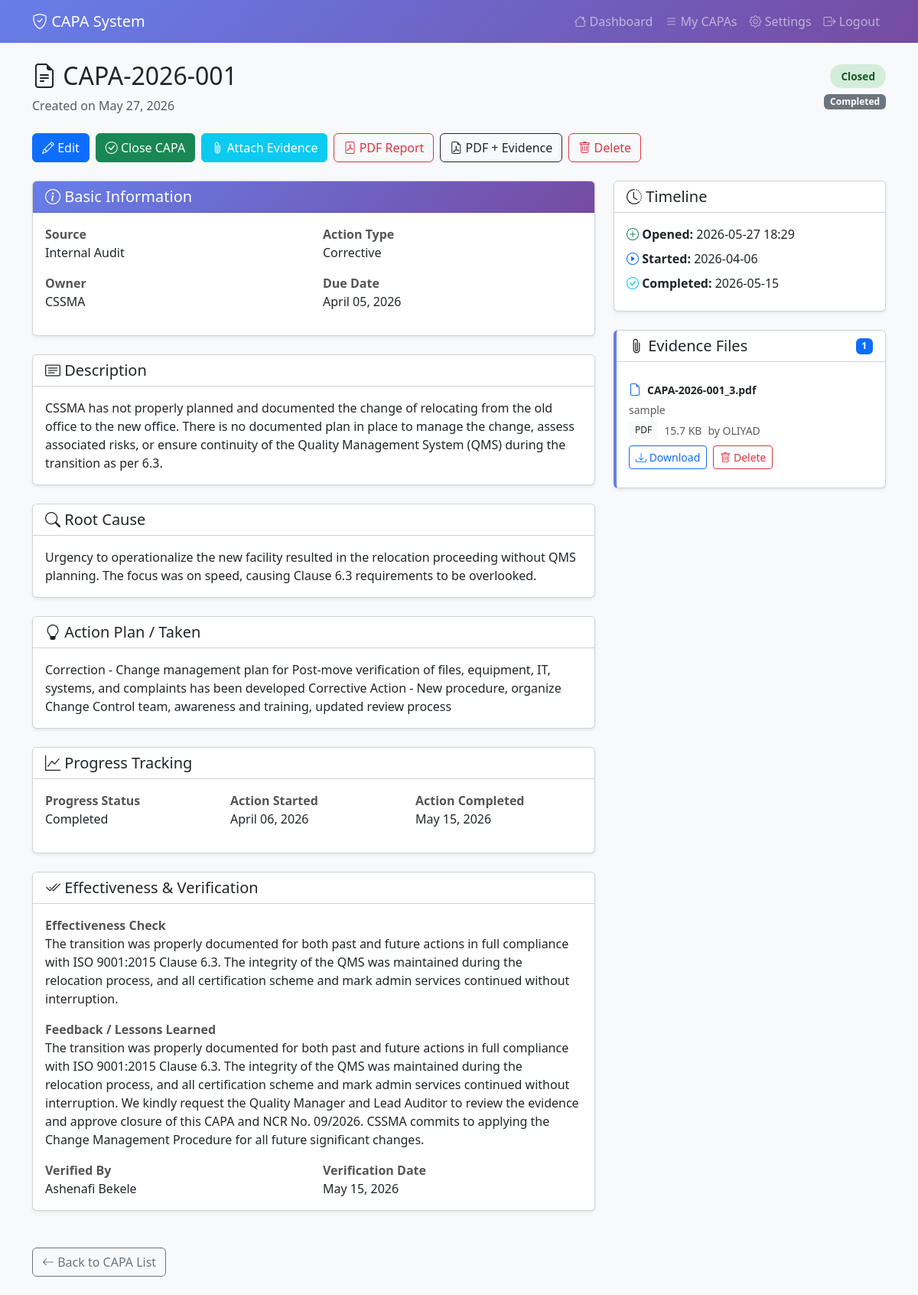
/capa/1 (signed in), run on the app's committed database.
### models.py (models this page shows)
class CAPA(db.Model):
    id = db.Column(db.Integer, primary_key=True)
    capa_id = db.Column(db.String(20), unique=True, nullable=False)
    source = db.Column(db.String(50))
    description = db.Column(db.Text)
    root_cause = db.Column(db.Text)
    action_type = db.Column(db.String(20))
    owner = db.Column(db.String(100))
    due_date = db.Column(db.Date)
    action_taken = db.Column(db.Text)
    progress_status = db.Column(db.String(50), default='Not Started')
    status = db.Column(db.String(50), default='Open')
    date_opened = db.Column(db.DateTime, default=datetime.utcnow)
    date_closed = db.Column(db.DateTime)
    action_started_date = db.Column(db.Date)
    action_completed_date = db.Column(db.Date)
    effectiveness_check = db.Column(db.Text)
    feedback = db.Column(db.Text)
    verified_by = db.Column(db.String(100))
    verification_date = db.Column(db.Date)
    user_id = db.Column(db.Integer, db.ForeignKey('user.id'))
    evidence_files = db.relationship('EvidenceFile', backref='capa', lazy=True, cascade='all, delete-orphan')
    def is_overdue(self):
        if self.due_date and self.status not in ['Closed', 'Completed']:
            return self.due_date < datetime.utcnow().date()
        return False

class EvidenceFile(db.Model):
    id = db.Column(db.Integer, primary_key=True)
    filename = db.Column(db.String(255), nullable=False)
    original_filename = db.Column(db.String(255), nullable=False)
    file_path = db.Column(db.String(500), nullable=False)
    file_size = db.Column(db.Integer)
    file_type = db.Column(db.String(100))
    description = db.Column(db.Text)
    uploaded_at = db.Column(db.DateTime, default=datetime.utcnow)
    uploaded_by = db.Column(db.String(100))
    capa_id = db.Column(db.Integer, db.ForeignKey('capa.id'), nullable=False)

### routes.py (the view)
@app.route('/capa/<int:id>')
@login_required
def capa_detail(id):
    capa = CAPA.query.filter_by(id=id, user_id=current_user.id).first_or_404()
    evidence_files = EvidenceFile.query.filter_by(capa_id=capa.id).order_by(EvidenceFile.uploaded_at.desc()).all()
    return render_template('capa_detail.html', capa=capa, evidence_files=evidence_files)

### app.py (called while the page is built)
@login_manager.user_loader
def load_user(user_id):
    from models import User
    return User.query.get(int(user_id))

### templates/capa_detail.html (shortened to what this page needs)
<!DOCTYPE html>
<html lang="en">
<head>
    <link href="https://cdn.jsdelivr.net/npm/bootstrap@5.3.0/dist/css/bootstrap.min.css" rel="stylesheet">
    <link rel="stylesheet" href="https://cdn.jsdelivr.net/npm/bootstrap-icons@1.10.0/font/bootstrap-icons.css">
</head>
<body class="bg-light">
    <nav class="navbar navbar-expand-lg navbar-dark" style="background: linear-gradient(135deg, #667eea 0%, #764ba2 100%);">
        <div class="container">
            <a class="navbar-brand" href="{{ url_for('index') }}"><i class="bi bi-shield-check"></i> CAPA System</a>
            <div class="navbar-nav ms-auto">
                <a class="nav-link" href="{{ url_for('index') }}"><i class="bi bi-house"></i> Dashboard</a>
                <a class="nav-link" href="{{ url_for('capa_list') }}"><i class="bi bi-list"></i> My CAPAs</a>
                <a class="nav-link" href="{{ url_for('settings') }}"><i class="bi bi-gear"></i> Settings</a>
                <a class="nav-link" href="{{ url_for('logout') }}"><i class="bi bi-box-arrow-right"></i> Logout</a>
            </div>
        </div>
    </nav>
    <div class="container py-4">
        <div class="d-flex justify-content-between align-items-center mb-4">
            <div>
                <h2><i class="bi bi-file-earmark-text"></i> {{ capa.capa_id }}</h2>
                <p class="text-muted mb-0">Created on {{ capa.date_opened.strftime('%B %d, %Y') }}</p>
            </div>
            <div class="text-end">
                <span class="status-badge status-{{ capa.status|lower|replace(' ', '-') }}">{{ capa.status }}</span>
                <div class="mt-2">
                    <span class="badge bg-secondary">{{ capa.progress_status }}</span>
                </div>
            </div>
        </div>
        <div class="mb-4 d-flex gap-2 flex-wrap">
            <a href="{{ url_for('capa_edit', id=capa.id) }}" class="btn btn-primary"><i class="bi bi-pencil"></i> Edit</a>
            <a href="{{ url_for('capa_close', id=capa.id) }}" class="btn btn-success"><i class="bi bi-check-circle"></i> Close CAPA</a>
            <a href="{{ url_for('upload_evidence', id=capa.id) }}" class="btn btn-info text-white"><i class="bi bi-paperclip"></i> Attach Evidence</a>
            <a href="{{ url_for('capa_pdf', id=capa.id) }}" class="btn btn-outline-danger"><i class="bi bi-file-pdf"></i> PDF Report</a>
            <a href="{{ url_for('capa_pdf_with_evidence', id=capa.id) }}" class="btn btn-outline-dark"><i class="bi bi-file-earmark-pdf"></i> PDF + Evidence</a>
            <form method="POST" action="{{ url_for('capa_delete', id=capa.id) }}" class="d-inline" onsubmit="return confirm('Are you sure you want to delete this CAPA? This action cannot be undone.');">
                <button type="submit" class="btn btn-outline-danger"><i class="bi bi-trash"></i> Delete</button>
            </form>
        </div>
        <div class="row">
            <div class="col-lg-8">
                <div class="card mb-4 shadow-sm">
                    <div class="card-header card-header-custom">
                        <h5 class="mb-0"><i class="bi bi-info-circle"></i> Basic Information</h5>
                    </div>
                    <div class="card-body">
                        <div class="row">
                            <div class="col-md-6 mb-3">
                                <div class="info-label">Source</div>
                                <div>{{ capa.source }}</div>
                            </div>
                            <div class="col-md-6 mb-3">
                                <div class="info-label">Action Type</div>
                                <div>{{ capa.action_type }}</div>
                            </div>
                            <div class="col-md-6 mb-3">
                                <div class="info-label">Owner</div>
                                <div>{{ capa.owner }}</div>
                            </div>
                            <div class="col-md-6 mb-3">
                                <div class="info-label">Due Date</div>
                                <div>
                                    {% if capa.due_date %}
                                        {{ capa.due_date.strftime('%B %d, %Y') }}
                                    {% else %}
                                        <span class="text-muted">Not set</span>
                                    {% endif %}
                                </div>
                            </div>
                        </div>
                    </div>
                </div>
                <div class="card mb-4 shadow-sm">
                    <div class="card-header bg-white">
                        <h5 class="mb-0"><i class="bi bi-card-text"></i> Description</h5>
                    </div>
                    <div class="card-body">
                        <p class="mb-0">{{ capa.description or 'No description provided.' }}</p>
                    </div>
                </div>
                <div class="card mb-4 shadow-sm">
                    <div class="card-header bg-white">
                        <h5 class="mb-0"><i class="bi bi-search"></i> Root Cause</h5>
                    </div>
                    <div class="card-body">
                        <p class="mb-0">{{ capa.root_cause or 'No root cause analysis provided.' }}</p>
                    </div>
                </div>
                <div class="card mb-4 shadow-sm">
                    <div class="card-header bg-white">
                        <h5 class="mb-0"><i class="bi bi-lightbulb"></i> Action Plan / Taken</h5>
                    </div>
                    <div class="card-body">
                        <p class="mb-0">{{ capa.action_taken or 'No action plan specified.' }}</p>
                    </div>
                </div>
                <div class="card mb-4 shadow-sm">
                    <div class="card-header bg-white">
                        <h5 class="mb-0"><i class="bi bi-graph-up"></i> Progress Tracking</h5>
                    </div>
                    <div class="card-body">
                        <div class="row">
                            <div class="col-md-4 mb-3">
                                <div class="info-label">Progress Status</div>
                                <div>{{ capa.progress_status }}</div>
                            </div>
                            <div class="col-md-4 mb-3">
                                <div class="info-label">Action Started</div>
                                <div>{{ capa.action_started_date.strftime('%B %d, %Y') if capa.action_started_date else 'N/A' }}</div>
                            </div>
                            <div class="col-md-4 mb-3">
                                <div class="info-label">Action Completed</div>
                                <div>{{ capa.action_completed_date.strftime('%B %d, %Y') if capa.action_completed_date else 'N/A' }}</div>
                            </div>
                        </div>
                    </div>
                </div>
                <div class="card mb-4 shadow-sm">
                    <div class="card-header bg-white">
                        <h5 class="mb-0"><i class="bi bi-check2-all"></i> Effectiveness & Verification</h5>
                    </div>
                    <div class="card-body">
                        <div class="mb-3">
                            <div class="info-label">Effectiveness Check</div>
                            <p>{{ capa.effectiveness_check or 'Not completed.' }}</p>
                        </div>
                        <div class="mb-3">
                            <div class="info-label">Feedback / Lessons Learned</div>
                            <p>{{ capa.feedback or 'No feedback provided.' }}</p>
                        </div>
                        <div class="row">
                            <div class="col-md-6">
                                <div class="info-label">Verified By</div>
                                <div>{{ capa.verified_by or 'N/A' }}</div>
                            </div>
                            <div class="col-md-6">
                                <div class="info-label">Verification Date</div>
                                <div>{{ capa.verification_date.strftime('%B %d, %Y') if capa.verification_date else 'N/A' }}</div>
                            </div>
                        </div>
                    </div>
                </div>
            </div>
            <div class="col-lg-4">
                <div class="card mb-4 shadow-sm">
                    <div class="card-header bg-white">
                        <h5 class="mb-0"><i class="bi bi-clock-history"></i> Timeline</h5>
                    </div>
                    <div class="card-body">
                        <ul class="list-unstyled mb-0">
                            <li class="mb-2">
                                <i class="bi bi-plus-circle text-success"></i>
                                <strong>Opened:</strong> {{ capa.date_opened.strftime('%Y-%m-%d %H:%M') }}
                            </li>
                            {% if capa.action_started_date %}
                            <li class="mb-2">
                                <i class="bi bi-play-circle text-primary"></i>
                                <strong>Started:</strong> {{ capa.action_started_date.strftime('%Y-%m-%d') }}
                            </li>
                            {% endif %}
                            {% if capa.action_completed_date %}
                            <li class="mb-2">
                                <i class="bi bi-check-circle text-info"></i>
                                <strong>Completed:</strong> {{ capa.action_completed_date.strftime('%Y-%m-%d') }}
                            </li>
                            {% endif %}
                        </ul>
                    </div>
                </div>
                <div class="card mb-4 shadow-sm evidence-card">
                    <div class="card-header bg-white d-flex justify-content-between align-items-center">
                        <h5 class="mb-0"><i class="bi bi-paperclip"></i> Evidence Files</h5>
                        <span class="badge bg-primary">{{ evidence_files|length }}</span>
                    </div>
                    <div class="card-body">
                        {% if evidence_files %}
                            <div class="list-group list-group-flush">
                                {% for evidence in evidence_files %}
                                <div class="list-group-item px-0">
                                    <div class="d-flex justify-content-between align-items-start">
                                        <div class="flex-grow-1">
                                            <div class="d-flex align-items-center mb-1">
                                                <i class="bi bi-file-earmark me-2 text-primary"></i>
                                                <strong class="small">{{ evidence.original_filename }}</strong>
                                            </div>
                                            <p class="small text-muted mb-1">{{ evidence.description[:60] }}{% if evidence.description|length > 60 %}...{% endif %}</p>
                                            <div class="d-flex gap-2 align-items-center">
                                                <span class="file-type-badge bg-light text-dark">{{ evidence.file_type|upper }}</span>
                                                <span class="small text-muted">{{ "%.1f"|format(evidence.file_size / 1024) }} KB</span>
                                                <span class="small text-muted">by {{ evidence.uploaded_by }}</span>
                                            </div>
                                        </div>
                                    </div>
                                    <div class="mt-2 d-flex gap-2">
                                        <a href="{{ url_for('download_evidence', evidence_id=evidence.id) }}" class="btn btn-sm btn-outline-primary">
                                            <i class="bi bi-download"></i> Download
                                        </a>
                                        <form method="POST" action="{{ url_for('delete_evidence', evidence_id=evidence.id) }}" class="d-inline" onsubmit="return confirm('Delete this evidence file?');">
                                            <button type="submit" class="btn btn-sm btn-outline-danger">
                                                <i class="bi bi-trash"></i> Delete
                                            </button>
                                        </form>
                                    </div>
                                </div>
                                {% endfor %}
                            </div>
                        {% endif %}
                    </div>
                </div>
            </div>
        </div>
        <div class="mt-4">
            <a href="{{ url_for('capa_list') }}" class="btn btn-outline-secondary">
                <i class="bi bi-arrow-left"></i> Back to CAPA List
            </a>
        </div>
    </div>
</body>
</html>

### templates/capa_detail.html (style rules this page uses)
.status-badge { padding: 6px 14px; border-radius: 20px; font-size: 0.85rem; font-weight: 600; }
.status-closed { background-color: #d4edda; color: #155724; }
.card-header-custom { background: linear-gradient(135deg, #667eea 0%, #764ba2 100%); color: white; }
.info-label { font-weight: 600; color: #555; }
.evidence-card { border-left: 4px solid #667eea; }
.file-type-badge { font-size: 0.75rem; padding: 3px 8px; border-radius: 4px; }

### data on the page
CAPA: capa_id "CAPA-2026-001", date_opened "May 27, 2026", status "Closed", progress_status "Completed", source "Internal Audit", action_type "Corrective", owner "CSSMA", due_date "April 05, 2026", description "CSSMA has not properly planned and documented the change of relocating from the old office to the new office. There is no documented plan in place to manage the change, assess associated risks, or ensure continuity of the Quality Management System (QMS) during the transition as per 6.3.", root_cause "Urgency to operationalize the new facility resulted in the relocation proceeding without QMS planning. The focus was on speed, causing Clause 6.3 requirements to be overlooked.", action_taken "Correction - Change management plan for Post-move verification of files, equipment, IT, systems, and complaints has been developed Corrective Action - New procedure, organize Change Control team, awareness and training, updated review process", action_started_date "April 06, 2026", action_completed_date "May 15, 2026", effectiveness_check "The transition was properly documented for both past and future actions in full compliance with ISO 9001:2015 Clause 6.3. The integrity of the QMS was maintained during the relocation process, and all certification scheme and mark admin services continued without interruption.", feedback "The transition was properly documented for both past and future actions in full compliance with ISO 9001:2015 Clause 6.3. The integrity of the QMS was maintained during the relocation process, and all certification scheme and mark admin services continued without interruption. We kindly request the Quality Manager and Lead Auditor to review the evidence and approve closure of this CAPA and NCR No. 09/2026. CSSMA commits to applying the Change Management Procedure for all future significant changes.", verified_by "Ashenafi Bekele", verification_date "May 15, 2026", date_opened "2026-05-27 18:29", action_started_date "2026-04-06", action_completed_date "2026-05-15"
EvidenceFile: original_filename "CAPA-2026-001_3.pdf", description "sample", file_type "PDF", evidence.file_size/1024 "15.7", uploaded_by "OLIYAD"

### other printed values
{{ evidence_files|length }} "1"
